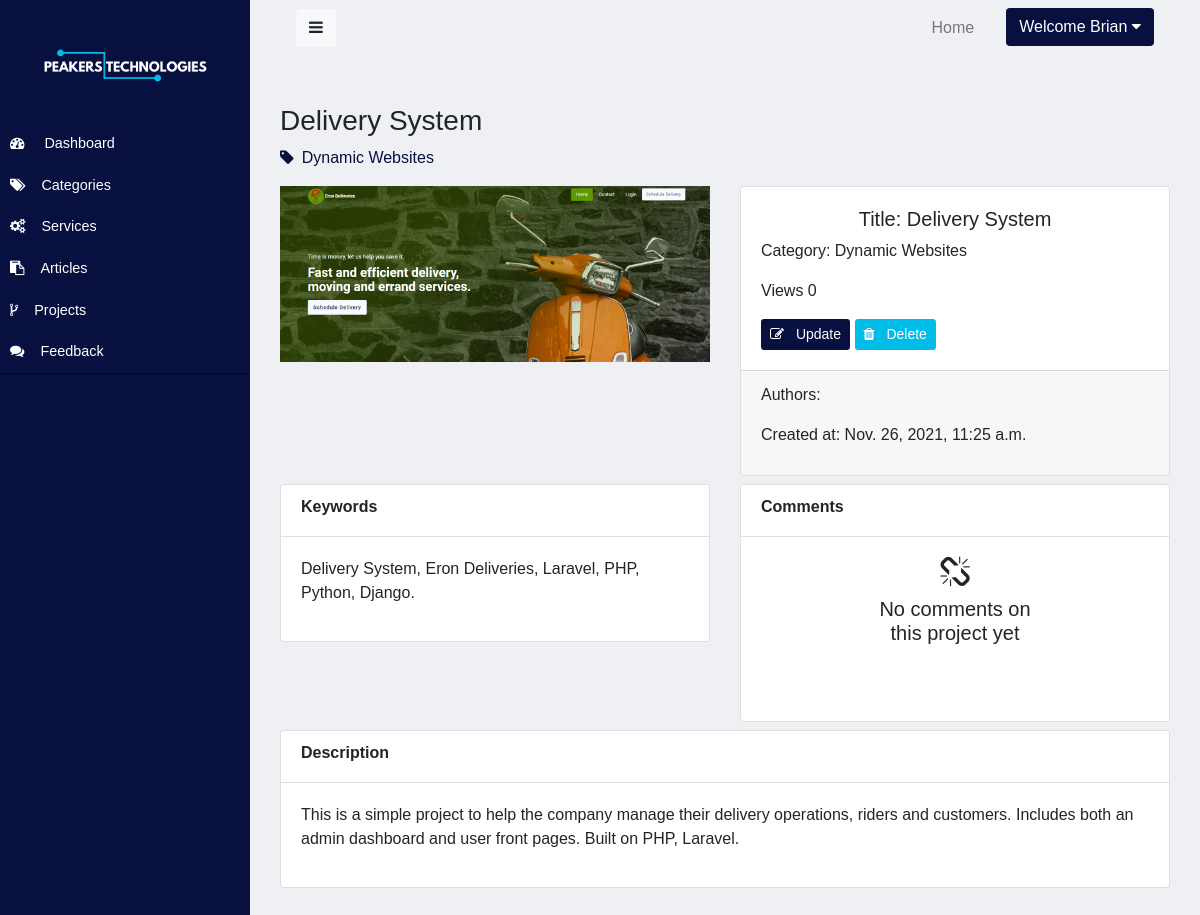
Page /staff/projects/view/1 (signed in) on the committed database.
### website/models.py (models this page shows, shortened)
class Project(models.Model):
    title = models.CharField(max_length = 50)
    description = models.TextField()
    views = models.IntegerField(default=0,blank=True)
    slug = models.SlugField(max_length=200)
    image_url = models.ImageField()
    project_url = models.CharField(max_length= 255, blank=True, null = True)
    keywords = models.TextField()
    service = models.ForeignKey(Service, on_delete=models.SET_NULL, null=True, blank=True)
    created_at = models.DateTimeField(auto_now_add=True)
    updated_at = models.DateTimeField(auto_now=True)

class Service(models.Model):
    name = models.CharField(max_length = 50)
    description = models.TextField(null=True, blank=True)
    icon = models.ImageField(null=True, blank=True)
    slug = models.SlugField(max_length=200)
    views = models.IntegerField(default=0,blank=True)
    created_at = models.DateTimeField(auto_now_add=True)
    updated_at = models.DateTimeField(auto_now=True)
    def __str__(self):
        return self.name

### website/views.py (the view)
# urls.py: path('projects/view/<pk>', ProjectDetails.as_view(), name="view_project"),
@method_decorator(login_required, name="dispatch")
class ProjectDetails(DetailView):
    model = Project
    template_name = "admin/project_details.html"
    context_object_name = "project"

### website/templates/admin/project_details.html (shortened to what this page needs)
{% extends 'admin/layouts/admin-base.html' %}
{% load static%}
{% block 'content' %}
<div class="container">
    <div class="row mt-5">
        <div class="col-lg-8 col-md-8 col-sm-12">
            <h3 class="">{{project.title}}</h3>
            <p class="text-main"><i class="fa fa-tag mr-2"></i>{{project.service}}</p>
        </div>
        <div class="col-lg-6 col-md-6 col-sm-12">
            <img src="{{project.image_url.url}}" class="img-fluid">
        </div>
        <div class="col-lg-6 col-md-6 col-sm-12">
            <div class="card">
                <div class="card-body">
                    <h5 class="text-center">Title: {{project.title}}</h5>
                    <p>Category: {{project.service}}</p>
                    <p>Views {{project.views}}</p>
                    <a href="{% url 'update_project' project.id %}" class="btn btn-main btn-sm"><i class="fa fa-edit mr-2"></i> Update</a>
                    <a href="#" class="btn btn-sec btn-sm"><i class="fa fa-trash mr-2"></i> Delete</a>
                </div>
                <div class="card-footer">
                    <p>Authors:
                    </p>
                    <p>Created at: {{project.created_at}}</p>
                </div>
            </div>
        </div>
        <div class="col-lg-6 col-md-12 col-sm-12 mt-2">
            <div class="card">
                <div class="card-header">
                    <h6 class="font-weight-bold">Keywords</h6>
                </div>
                <div class="card-body">
                    <p>{{project.keywords}}</p>
                </div>
            </div>
        </div>
        <div class="col-lg-6 col-md-12 col-sm-12 mt-2">
            <div class="card">
                <div class="card-header">
                    <h6 class="font-weight-bold">Comments</h6>
                </div>
                <div class="card-body">
                    {% if not comments %}
                    <div class="row justify-content-center mb-5">
                        <div class="col-lg-6">
                            <h6 class="text-center"><i class="fa fa-unlink fa-2x"></i></h6>
                         <h5 class="text-center">No comments on this project yet</h5>
                        </div>
                    </div>
                 {% endif %}
                </div>
            </div>
        </div>
        <div class="col-lg-12 col-md-12 col-sm-12 mt-2 mb-5">
            <div class="card">
                <div class="card-header">
                   <h6 class="font-weight-bold">Description</h6>
                </div>
                <div class="card-body">
                    <p>{{project.description}}</p>
                </div>
            </div>
        </div>
    </div>
</div>
{% endblock %}

### website/templates/admin/layouts/admin-nav.html (shortened to what this page needs)
<nav class="navbar navbar-expand-lg navbar-light w-100">
    <div class="container-fluid">
        <button type="button" id="sidebarCollapse" class="btn btn-light">
            <i class="fa fa-bars"></i>
        </button>
        <div class="collapse navbar-collapse" id="myNavigation">
            <ul class="navbar-nav ml-auto">
                <li class="nav-item"><a class="nav-link" href="{% url 'home' %}">Home</a></li>
                {% if user.is_authenticated %}
                    <li class="nav-item dropdown ml-lg-4">
                        <a class="btn btn-main " href="#" id="navbarDropdown" role="button"
                         data-toggle="dropdown" aria-haspopup="true" aria-expanded="false">
                            Welcome {{user|title}}  <i class="fa fa-caret-down"></i>
                        </a>
                      </li>
                {% endif %}
            </ul>
        </div>
    </nav>

### website/static/css/style.css (style rules this page uses)
:root { --primary: #081040; --primary_hover: #020822; --secondary: #00BCE9; --secondary-hover: #028daf; --accent: #F09808; --accent-hover: #F09808; --light-background: #08104010; --transition-time: 0.5s; --color: #081040; }
body { background-color: var(--light-background); font-family: 'Heebo'; }
.btn-main { color: white; background-color: var(--primary); }
.btn-sec { color: white; background-color: var(--secondary); }
.text-main { color:var(--primary); }

### website/static/css/admin-style.css (style rules this page uses)
:root { --primary: #081040; --primary_hover: #020822; --secondary: #00BCE9; --secondary-hover: #028daf; --accent: #BCE900; --accent-hover: #8caf00; --light-background: #08104010; }
body { background-color: var(--light-background); font-family: 'League Spartan', arial; }
.card-header { background-color: white !important; }
a, a:hover, a:focus { color: inherit; text-decoration: none; transition: all 0.3s; }

### rows in the picture
Project: title "Delivery System", service "Dynamic Websites", image_url (picture), views "0", created_at "Nov. 26, 2021, 11:25 a.m.", keywords "Delivery System, Eron Deliveries, Laravel, PHP, Python, Django.", description "This is a simple project to help the company manage their delivery operations, riders and customers. Includes both an admin dashboard and user front pages. Built on PHP, Laravel."

### other values in the picture
{{ user|title }} "Brian"
